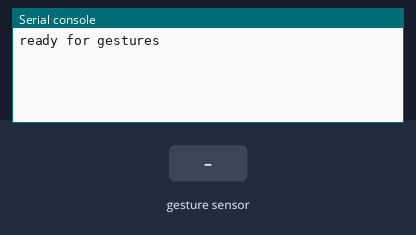
A program run on a simulated CircuitPython board. On the bench: the last lines printed to the serial console. Inputs (shaded band) come from the test bench.

Above: at 1.2 s.
1.3 s: hand swiped up over the gesture sensor
At 2.4 s:
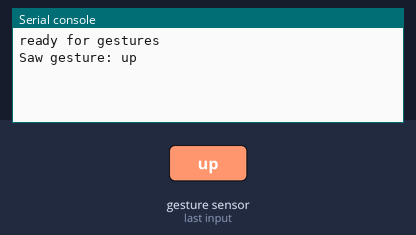
2.9 s: hand swiped down over the gesture sensor
At 3.7 s:
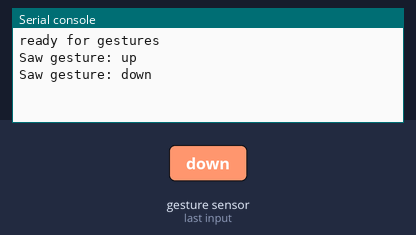
4.5 s: hand swiped left over the gesture sensor
At 5.0 s:
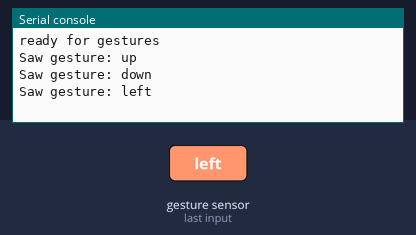
6.1 s: hand swiped right over the gesture sensor
At 7.4 s:
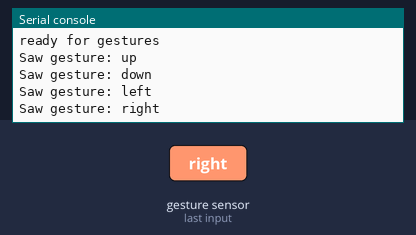

The program:

plasma2040_apds9960_read_gesture.py
```python
# CircuitPython - see https://learn.pimoroni.com/article/plasma-2040
#
# adapted from examples on that page

import board
import busio
import adafruit_apds9960.apds9960
import time

i2c = busio.I2C(board.SCL, board.SDA)
sensor = adafruit_apds9960.apds9960.APDS9960(i2c)
sensor.enable_gesture = True
sensor.enable_proximity = True

direction = [
    'none',
    'up',
    'down',
    'left',
    'right',
]

print('ready for gestures')

while True:
    gesture = sensor.gesture()
    if gesture != 0:
        print('Saw gesture: {0}'.format(direction[gesture]))
    time.sleep(0.2)
```

Measured:
- after the input at 1.3 s, the serial console: prints a new line after 0.10 s (image 1)
- after the input at 2.9 s, the serial console: prints a new line after 0.10 s (image 2)
- after the input at 4.5 s, the serial console: prints a new line after 0.10 s (image 3)
- after the input at 6.1 s, the serial console: prints a new line after 0.11 s (image 4)
